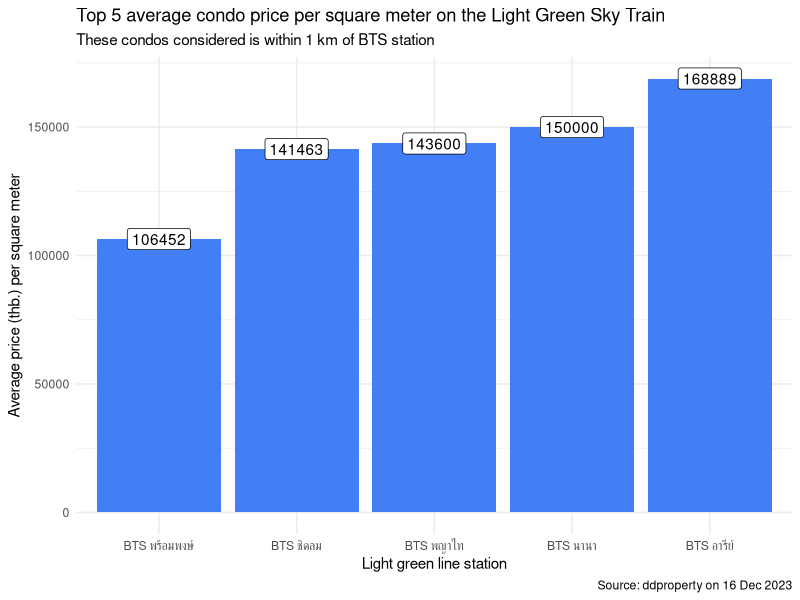
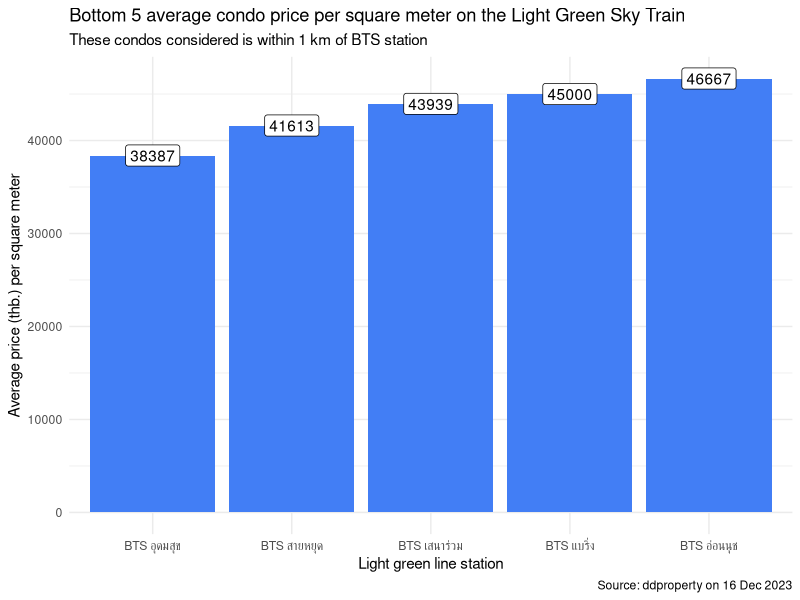

Write the R code that produced these figures, in order.
## Load library
library(readxl) 
library(dplyr) 
library(tidyverse)
library(stringr)
library(sqldf)
library(tibble)
library(writexl)

## Data Preparation

condo_data <- read_excel("Condo_Light_green_line.xlsx", sheet = "Recovered_Sheet1")

condo_data2 <- condo_data %>%
  select(`listing-property-type`, `listing-property-type 2`, 
         `listing-floorarea`, price, `listing-features` ) %>%
  filter(grepl("ขายขาด", `listing-property-type 2`) 
         & grepl("คอนโด", `listing-property-type`)) %>%
  mutate(distance = str_extract(`listing-features`, "\\d{3}")) %>%
  mutate(station = str_extract(`listing-features`, "BTS\\s(\\S+)")) %>%
  mutate(size = str_extract(`listing-floorarea`, "[0-9]+")) %>%
  filter(!is.na(distance)) %>%
  select(-`listing-features`, -`listing-property-type`, 
         -`listing-property-type 2`, -`listing-floorarea`) %>%
  select(3,1,4,2)

condo_data2$price <- as.numeric(gsub(",", "", condo_data2$price))
condo_data2$size <- as.numeric(condo_data2$size)
condo_data2$distance <- as.numeric(condo_data2$distance)

## Remove condos with a weird price 
condo_data2 <- condo_data2 %>%
  arrange(condo_data2$price)

condo_data2 <- condo_data2[7:1889, ]

## Calculate upper bound to detect outlier
IQR = quantile(condo_data2$price, 0.75) - quantile(condo_data2$price, 0.25)
Upper_bound = quantile(condo_data2$price, 0.75) + (1.5*IQR)

## Remove condos with a price higher than 28,512,500
condo_data2 <- condo_data2 %>%
  filter( price< 28512500)

##Q1: Condos categorized by price and size
# build dataframe
condo_budget <- condo_data2 %>%
  select (station, price, size) %>%
  mutate(budget = case_when(
    price > 1000000 & price <= 2000000 ~ "1-2 M",
    price > 2000000 & price <= 3000000 ~ "2-3 M",
    price > 3000000 & price <= 4000000 ~ "3-4 M",
    price > 4000000 & price <= 5000000 ~ "4-5 M",
    price > 5000000 ~ "> 5 M")) %>%
  mutate(size_segment = case_when(
    size <= 30 ~ "1. less than 30 sq.m",
    size <= 40 ~ "2. between 30-40 sq.m",
    TRUE ~ "3. higher than 40 sq.m"))

# propotion of condos categorized by budget from 1707 data
df1 <-condo_budget %>%
  select(budget) %>%
  group_by(budget) %>%
  count(budget)

# propotion of condos categorized by size_segment from 1707 data
df2 <- condo_budget %>%
  select(size_segment) %>%
  group_by(size_segment) %>%
  count(size_segment)

df3 <- condo_budget %>%
  select(station) %>%
  count(station)

# size_segment for budget = 1-2 M
condo_budget %>%
  select(budget, size_segment, price) %>%
  filter(budget == "1-2 M") %>%
  group_by(size_segment) %>%
  count()

# size_segment for budget = 2-3 M
condo_budget %>%
  select(budget, size_segment, price) %>%
  filter(budget == "2-3 M") %>%
  group_by(size_segment) %>%
  count()
# size_segment for budget = 3-4 M
condo_budget %>%
  select(budget, size_segment, price) %>%
  filter(budget == "3-4 M") %>%
  group_by(size_segment) %>%
  count()
# size_segment for budget = 4-5 M
condo_budget %>%
  select(budget, size_segment, price) %>%
  filter(budget == "4-5 M") %>%
  group_by(size_segment) %>%
  count()
# size_segment for budget > 5 M
condo_budget %>%
  select(budget, size_segment, price) %>%
  filter(budget == "> 5 M") %>%
  group_by(size_segment) %>%
  count()

## Q2: What is the average price of condos per sq.m. near the light green sky train?
avg_condo_price <- sqldf("SELECT station,
                    price/size as avg_price_per_sqm
                    FROM condo_data2
                    GROUP BY station
                    ORDER BY price/size DESC")

# Top 5
ggplot(data = avg_condo_price[1:5, ],
       mapping = aes(x = reorder(station, avg_price_per_sqm),
                     y = avg_price_per_sqm)) +
  geom_col(fill = "#427ef5") +
  geom_label(aes(label = round(avg_price_per_sqm, 0))) +
  theme_minimal() +
  labs(
    title = "Top 5 average condo price per square meter on the Light Green Sky Train",
    subtitle = "These condos considered is within 1 km of BTS station",
    caption = "Source: ddproperty on 16 Dec 2023",
    x = "Light green line station",
    y= "Average price (thb.) per square meter")

# Bottom 5
ggplot(data = avg_condo_price[32:36, ],
       mapping = aes(x = reorder(station, avg_price_per_sqm),
                     y = avg_price_per_sqm)) +
  geom_col(fill = "#427ef5") +
  geom_label(aes(label = round(avg_price_per_sqm, 0))) +
  theme_minimal() +
  labs(
    title = "Bottom 5 average condo price per square meter on the Light Green Sky Train",
    subtitle = "These condos considered is within 1 km of BTS station",
    caption = "Source: ddproperty on 16 Dec 2023",
    x = "Light green line station",
    y= "Average price (thb.) per square meter")
